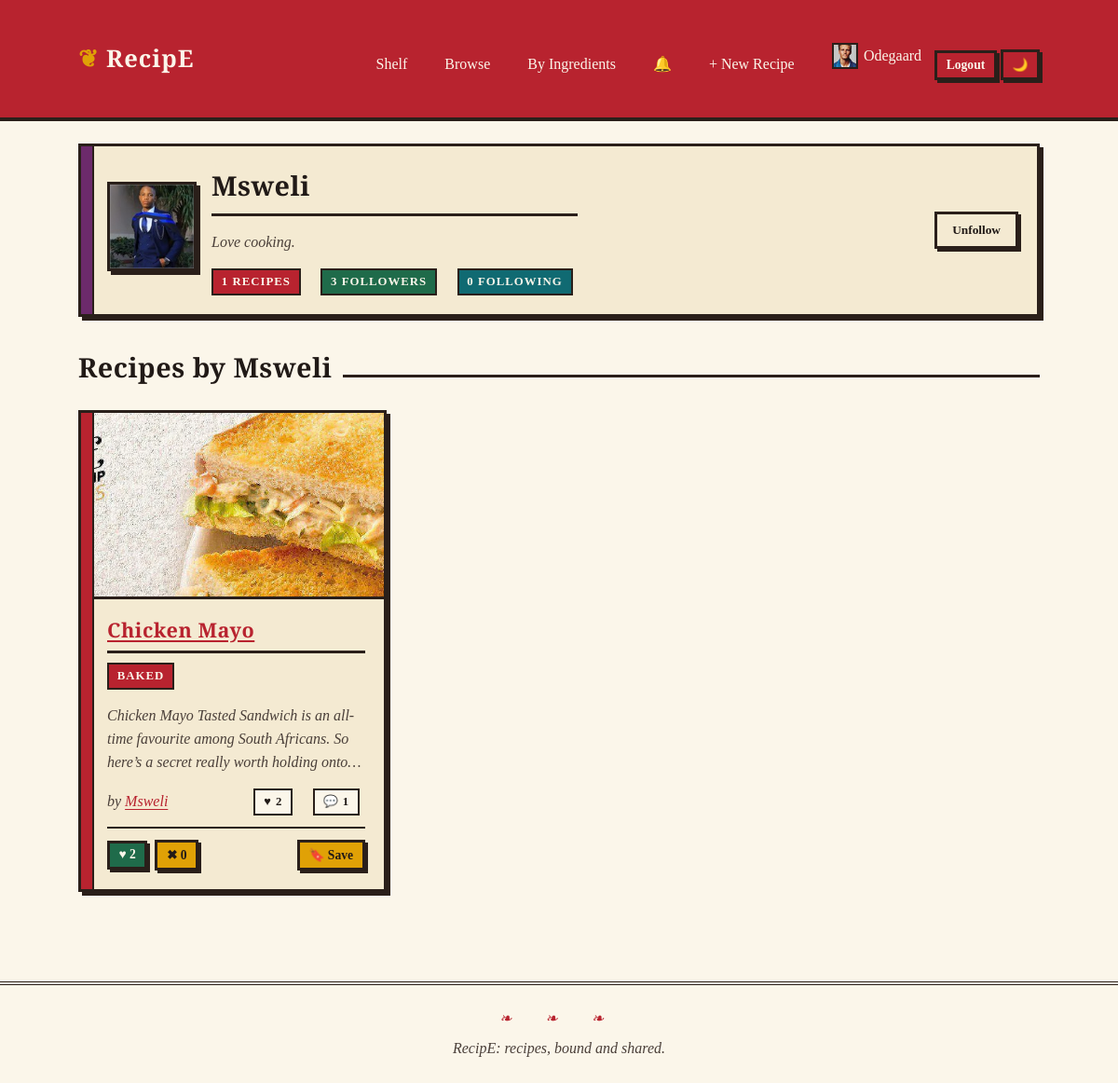
The app's page /users/u/Msweli (signed in) with its own data.
### app/models/user.py (models this page shows, shortened)
class User(db.Model, UserMixin):
    __tablename__ = "users"
    id = db.Column(db.Integer, primary_key=True)
    username = db.Column(db.String(50), unique=True, nullable=False, index=True)
    email = db.Column(db.String(120), unique=True, nullable=False, index=True)
    password_hash = db.Column(db.String(255), nullable=False)
    bio = db.Column(db.Text, default="")
    avatar = db.Column(db.String(255), default="")
    is_active = db.Column(db.Boolean, default=True)
    created_at = db.Column(db.DateTime, default=datetime.utcnow)
    recipes = db.relationship("Recipe", backref="author", lazy="dynamic",
                              cascade="all, delete-orphan")
    comments = db.relationship("Comment", backref="author", lazy="dynamic",
                               cascade="all, delete-orphan")
    reactions = db.relationship("Reaction", backref="user", lazy="dynamic",
                                cascade="all, delete-orphan")
    preference = db.relationship("UserPreference", backref="user", uselist=False,
                                 cascade="all, delete-orphan")
    following = db.relationship(
        "Follow", foreign_keys="Follow.follower_id",
        backref="follower", lazy="dynamic", cascade="all, delete-orphan"
    )
    followers = db.relationship(
        "Follow", foreign_keys="Follow.followed_id",
        backref="followed", lazy="dynamic", cascade="all, delete-orphan"
    )
    notifications = db.relationship(
        "Notification", foreign_keys="Notification.user_id",
        back_populates="user", lazy="dynamic", cascade="all, delete-orphan"
    )
    def to_dict(self, include_stats=False):
        data = {
            "id": self.id,
            "username": self.username,
            "email": self.email,
            "bio": self.bio,
            "avatar": self.avatar,
            "created_at": self.created_at.isoformat(),
        }
        if include_stats:
            data["followers_count"] = self.followers.count()
            data["following_count"] = self.following.count()
            data["recipes_count"] = self.recipes.count()
        return data

### app/models/recipe.py (models this page shows)
class Recipe(db.Model):
    __tablename__ = "recipes"
    id = db.Column(db.Integer, primary_key=True)
    title = db.Column(db.String(150), nullable=False, index=True)
    description = db.Column(db.Text, default="")
    category = db.Column(db.String(80), index=True)
    user_id = db.Column(db.Integer, db.ForeignKey("users.id"), nullable=False)
    created_at = db.Column(db.DateTime, default=datetime.utcnow, index=True)
    updated_at = db.Column(db.DateTime, default=datetime.utcnow, onupdate=datetime.utcnow)
    ingredients = db.relationship("Ingredient", backref="recipe", lazy="select",
                                  cascade="all, delete-orphan", order_by="Ingredient.position")
    steps = db.relationship("Step", backref="recipe", lazy="select",
                            cascade="all, delete-orphan", order_by="Step.position")
    images = db.relationship("RecipeImage", backref="recipe", lazy="select",
                             cascade="all, delete-orphan")
    video = db.relationship("RecipeVideo", backref="recipe", uselist=False,
                            cascade="all, delete-orphan")
    comments = db.relationship("Comment", backref="recipe", lazy="dynamic",
                               cascade="all, delete-orphan")
    reactions = db.relationship("Reaction", backref="recipe", lazy="dynamic",
                                cascade="all, delete-orphan")
    notifications = db.relationship("Notification", back_populates="recipe", cascade="all, delete-orphan")
    savers = db.relationship("User", secondary=saved_recipes, lazy="dynamic",
                             backref=db.backref("saved_recipes", lazy="dynamic"))
    @property
    def likes_count(self):
        return self.reactions.filter_by(value=1).count()
    @property
    def dislikes_count(self):
        return self.reactions.filter_by(value=-1).count()
    def to_dict(self, detailed=False, current_user_id=None):
        data = {
            "id": self.id,
            "title": self.title,
            "description": self.description,
            "category": self.category,
            "author": self.author.to_dict() if self.author else None,
            "created_at": self.created_at.isoformat(),
            "updated_at": self.updated_at.isoformat(),
            "likes": self.likes_count,
            "dislikes": self.dislikes_count,
            "comments_count": self.comments.count(),
            "images": [img.to_dict() for img in self.images],
            "video": self.video.to_dict() if self.video else None,
        }
        if current_user_id:
            r = self.reactions.filter_by(user_id=current_user_id).first()
            data["my_reaction"] = r.value if r else 0
            data["is_saved"] = self.savers.filter_by(id=current_user_id).first() is not None
        if detailed:
            data["ingredients"] = [i.to_dict() for i in self.ingredients]
            data["steps"] = [s.to_dict() for s in self.steps]
        return data

### app/models/image.py (models this page shows)
class RecipeImage(db.Model):
    __tablename__ = "recipe_images"
    id = db.Column(db.Integer, primary_key=True)
    recipe_id = db.Column(db.Integer, db.ForeignKey("recipes.id"), nullable=False)
    filename = db.Column(db.String(255), nullable=False)
    is_primary = db.Column(db.Boolean, default=False)
    def to_dict(self):
        return {
            "id": self.id,
            "filename": self.filename,
            "url": f"/static/uploads/{self.filename}",
            "is_primary": self.is_primary,
        }

### app/routes/users.py (the view)
@users_bp.get("/u/<username>")
def profile_page(username):
    user = User.query.filter_by(username=username).first_or_404()
    recipes = (Recipe.query.filter_by(user_id=user.id)
               .order_by(Recipe.created_at.desc()).all())
    is_following = False
    if current_user.is_authenticated and current_user.id != user.id:
        is_following = FollowService.is_following(current_user, user)
    return render_template("profile.html",
                           profile_user=user,
                           recipes=recipes,
                           is_following=is_following)

### app/templates/profile.html (shortened to what this page needs)
{% extends "base.html" %}
{% block content %}
<div class="card card--plum profile-card">
  <div class="row">
    <div class="profile-avatar">
      {% if profile_user.avatar %}
        <img src="{{ url_for('static', filename='uploads/' ~ profile_user.avatar) }}"
             alt="{{ profile_user.username }}" />
      {% else %}
        <div class="avatar-placeholder">{{ profile_user.username[:1]|upper }}</div>
      {% endif %}
    </div>
    <div>
      <h2>{{ profile_user.username }}</h2>
      <p class="muted">{{ profile_user.bio or "No bio yet." }}</p>
      <div class="row mt-1">
        <span class="tag tag--crimson">{{ profile_user.recipes.count() }} recipes</span>
        <span class="tag tag--forest">{{ profile_user.followers.count() }} followers</span>
        <span class="tag tag--teal">{{ profile_user.following.count() }} following</span>
      </div>
    </div>
    {% if current_user.is_authenticated and current_user.id != profile_user.id %}
      <button class="btn {% if is_following %}btn--ghost{% else %}btn--green{% endif %}"
              data-action="follow" data-user-id="{{ profile_user.id }}"
              data-following="{{ 'true' if is_following else 'false' }}">
        {% if is_following %}Unfollow{% else %}Follow{% endif %}
      </button>
    {% elif current_user.is_authenticated and current_user.id == profile_user.id %}
      <a class="btn btn--ghost" href="{{ url_for('users.settings_page') }}">Edit Profile</a>
    {% endif %}
  </div>
</div>
<div class="chapter"><h2>Recipes by {{ profile_user.username }}</h2></div>
<div class="grid grid--3">
  {% for r in recipes %}
    {% set variant = ["crimson","forest","plum","teal","mustard"][loop.index0 % 5] %}
    {% include "partials/_recipe_card.html" with context %}
  {% else %}
    <p class="muted">No recipes yet.</p>
  {% endfor %}
</div>
{% endblock %}

### app/templates/base.html (shortened to what this page needs)
<!DOCTYPE html>
<html lang="en">
<head>
  <link rel="stylesheet" href="{{ url_for('static', filename='css/style.css') }}" />
</head>
<body data-authed="{{ 'true' if current_user.is_authenticated else 'false' }}"
      data-user-id="{{ current_user.id if current_user.is_authenticated else '' }}">
  <header class="site-header">
    <div class="container">
      <a class="brand" href="{{ url_for('feed.dashboard') }}">RecipE</a>
      <nav class="site-nav" data-nav>
        <a href="{{ url_for('feed.dashboard') }}">Shelf</a>
        <a href="{{ url_for('recipes.list_recipes_page') }}">Browse</a>
        <a href="{{ url_for('recipes.by_ingredients_page') }}">By Ingredients</a>
        {% if current_user.is_authenticated %}
          <a href="{{ url_for('notifications.list_page') }}" class="nav-bell" title="Notifications">
    🔔
          </a>
          <a href="{{ url_for('recipes.new_recipe_page') }}">+ New Recipe</a>
          <a href="{{ url_for('users.profile_page', username=current_user.username) }}" class="nav-avatar">
            {% if current_user.avatar %}
              <img src="{{ url_for('static', filename='uploads/' ~ current_user.avatar) }}"
                   alt="{{ current_user.username }}" />
            {% else %}
              <span class="avatar-placeholder--sm">{{ current_user.username[:1]|upper }}</span>
            {% endif %}
            {{ current_user.username }}
          </a>
          <form action="{{ url_for('auth.logout') }}" method="post" style="display:inline">
            <button class="btn btn--sm btn--primary" type="submit">Logout</button>
          </form>
          <button class="btn btn--sm btn--ghost theme-toggle" data-theme-toggle title="Toggle theme">🌙</button>
        {% else %}
          <a href="{{ url_for('auth.login_page') }}">Login</a>
          <a href="{{ url_for('auth.register_page') }}">Register</a>
        {% endif %}
      </nav>
    </div>
  </header>
  <main class="container">
    {% block content %}{% endblock %}
  </main>
  <footer class="site-footer">
    RecipE: recipes, bound and shared.
  </footer>
</body>
</html>

### app/templates/partials/_recipe_card.html (shortened to what this page needs)
<article class="card card--{{ variant|default('crimson') }}{% if ribbon %} card--ribbon{% endif %}"
         data-recipe-id="{{ r.id }}">
  {% if r.images %}
    {% set primary = r.images|selectattr('is_primary')|first or r.images[0] %}
    <div class="card__thumb">
      <img src="{{ url_for('static', filename='uploads/' ~ primary.filename) }}"
           alt="{{ r.title }}" loading="lazy">
    </div>
  {% endif %}
  <h3 class="card__title">
    <a href="{{ url_for('recipes.recipe_page', recipe_id=r.id) }}">{{ r.title }}</a>
  </h3>
  <div class="card__tags">
    <span class="tag tag--{{ variant|default('crimson') }}">{{ r.category or "Uncategorised" }}</span>
  </div>
  <p class="muted card__desc">
    {{ r.description[:120] }}{% if r.description|length > 120 %}…{% endif %}
  </p>
  <div class="row card__meta">
    <span class="muted">by
      <a href="{{ url_for('users.profile_page', username=r.author.username) }}">{{ r.author.username }}</a>
    </span>
    <span class="tag">♥ {{ r.likes_count }}</span>
    <span class="tag">💬 {{ r.comments.count() }}</span>
  </div>
  {% if current_user.is_authenticated %}
    <div class="action-bar" data-action-bar>
      <button class="btn btn--sm btn--like {% if r.to_dict(current_user_id=current_user.id).my_reaction == 1 %}is-active{% endif %}"
              data-action="like" data-recipe-id="{{ r.id }}"
              aria-label="Like">♥ <span class="likes-count">{{ r.likes_count }}</span></button>
      <button class="btn btn--sm btn--dislike {% if r.to_dict(current_user_id=current_user.id).my_reaction == -1 %}is-active{% endif %}"
              data-action="dislike" data-recipe-id="{{ r.id }}"
              aria-label="Dislike">✖ <span class="dislikes-count">{{ r.dislikes_count }}</span></button>
      <button class="btn btn--sm btn--save {% if r.to_dict(current_user_id=current_user.id).is_saved %}is-active{% endif %}"
              data-action="save" data-recipe-id="{{ r.id }}"
              aria-label="Save to my cookbook">🔖 Save</button>
    </div>
  {% endif %}
</article>

### records on screen
User: avatar (picture), username "Odegaard"
User: avatar (picture), username "Msweli", bio "Love cooking."
Recipe: filename (picture), title "Chicken Mayo", category "BAKED", description "Chicken Mayo Tasted Sandwich is an all-time favourite among South Africans. So here’s a secret really worth holding onto", author.username "Msweli", likes_count "2", comments.count "1", dislikes_count "0"

### other values on screen
{{ profile_user.recipes.count() }} "1"
{{ profile_user.followers.count() }} "3"
{{ profile_user.following.count() }} "0"
